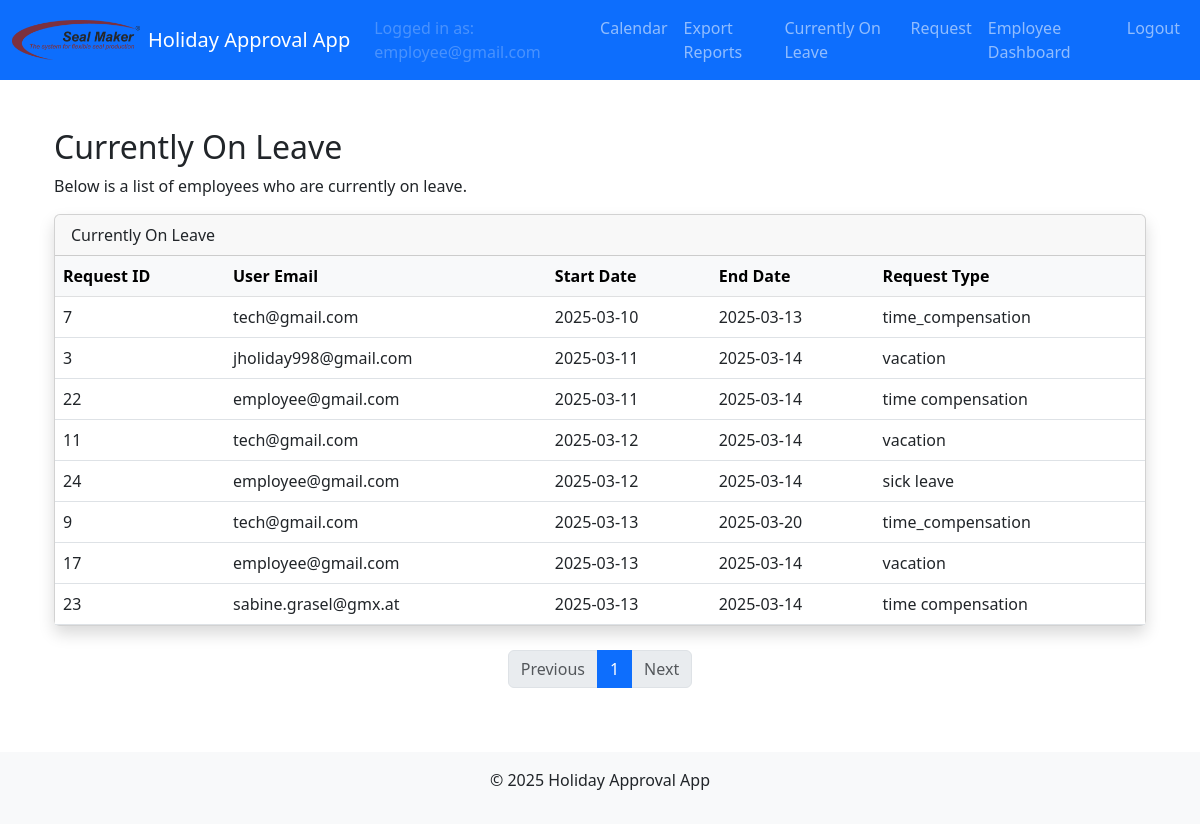
The app's page /currently_on_leave (signed in) with its own data.
### models.py (models this page shows, shortened)
class User(UserMixin, db.Model):
    id = db.Column(db.Integer, primary_key=True)
    email = db.Column(db.String(120), unique=True, nullable=False)
    name = db.Column(db.String(120), nullable=True)           # Full name field
    cost_center = db.Column(db.String(50), nullable=True)       # Cost center field
    password_hash = db.Column(db.String(128), nullable=False)
    role = db.Column(db.String(20), nullable=False)             # Roles: employee, supervisor, manager, admin, hr, sub-admin
    time_off_balance = db.Column(db.Float, nullable=False, default=20.0, server_default="20.0")
    active = db.Column(db.Boolean, nullable=False, default=True, server_default="1")
    department = db.Column(db.String(100), nullable=True)       # Department field
    force_password_reset = db.Column(db.Boolean, nullable=False, default=False, server_default="0")

class HolidayRequest(db.Model):
    id = db.Column(db.Integer, primary_key=True)
    user_id = db.Column(db.Integer, db.ForeignKey('user.id'), nullable=False)
    start_date = db.Column(db.Date, nullable=False)
    end_date = db.Column(db.Date, nullable=False)
    request_type = db.Column(db.String(50), nullable=False)  # e.g., 'vacation', 'time compensation'
    status = db.Column(db.String(20), nullable=False, default='pending')
    comment = db.Column(db.String(200))
    user = db.relationship('User', backref=db.backref('holiday_requests', lazy=True))

### main/routes.py (the view)
@main_bp.route('/currently_on_leave')
@login_required
def currently_on_leave():
    today = date.today()
    page = request.args.get('page', 1, type=int)
    ongoing_requests_query = HolidayRequest.query.filter(
        HolidayRequest.status == 'approved',
        HolidayRequest.start_date <= today,
        HolidayRequest.end_date >= today
    ).order_by(HolidayRequest.start_date.asc())
    ongoing_requests = ongoing_requests_query.paginate(page=page, per_page=15, error_out=False)
    return render_template('currently_on_leave.html', ongoing_requests=ongoing_requests)

### app.py (called while the page is built)
def create_app():
    app = Flask(__name__)
    app.config.from_object(Config)
    db.init_app(app)
    migrate.init_app(app, db)
    login_manager.init_app(app)
    bcrypt.init_app(app)
    mail.init_app(app)
    login_manager.login_view = 'auth.login'
    @login_manager.user_loader
    def load_user(user_id):
        return User.query.get(int(user_id))
    from auth.routes import auth_bp
    from main.routes import main_bp
    from admin.routes import admin_bp
    from hr.routes import hr_bp
    app.register_blueprint(auth_bp)
    app.register_blueprint(main_bp)
    app.register_blueprint(admin_bp)
    app.register_blueprint(hr_bp)
    return app

### templates/currently_on_leave.html
{% extends "layout.html" %}
{% block content %}
<div class="container py-4">
  <h2>Currently On Leave</h2>
  <p>Below is a list of employees who are currently on leave.</p>
  <div class="card shadow mb-4">
    <div class="card-header">Currently On Leave</div>
    <div class="card-body p-0">
      <div class="table-responsive">
        <table class="table table-hover mb-0">
          <thead class="table-light">
            <tr>
              <th>Request ID</th>
              <th>User Email</th>
              <th>Start Date</th>
              <th>End Date</th>
              <th>Request Type</th>
            </tr>
          </thead>
          <tbody>
            {% for req in ongoing_requests.items %}
            <tr>
              <td>{{ req.id }}</td>
              <td>{{ req.user.email }}</td>
              <td>{{ req.start_date }}</td>
              <td>{{ req.end_date }}</td>
              <td>{{ req.request_type }}</td>
            </tr>
            {% endfor %}
          </tbody>
        </table>
      </div>
    </div>
  </div>
  <nav aria-label="On Leave Pagination">
    <ul class="pagination justify-content-center">
      {% if ongoing_requests.has_prev %}
        <li class="page-item">
          <a class="page-link" href="{{ url_for('main.currently_on_leave', page=ongoing_requests.prev_num) }}">Previous</a>
        </li>
      {% else %}
        <li class="page-item disabled"><span class="page-link">Previous</span></li>
      {% endif %}
      {% for p in ongoing_requests.iter_pages(left_edge=2, right_edge=2, left_current=2, right_current=2) %}
        {% if p %}
          {% if p == ongoing_requests.page %}
            <li class="page-item active"><span class="page-link">{{ p }}</span></li>
          {% else %}
            <li class="page-item"><a class="page-link" href="{{ url_for('main.currently_on_leave', page=p) }}">{{ p }}</a></li>
          {% endif %}
        {% else %}
          <li class="page-item disabled"><span class="page-link">…</span></li>
        {% endif %}
      {% endfor %}
      {% if ongoing_requests.has_next %}
        <li class="page-item">
          <a class="page-link" href="{{ url_for('main.currently_on_leave', page=ongoing_requests.next_num) }}">Next</a>
        </li>
      {% else %}
        <li class="page-item disabled"><span class="page-link">Next</span></li>
      {% endif %}
    </ul>
  </nav>
</div>
{% endblock %}

### templates/layout.html (shortened to what this page needs)
<!doctype html>
<html lang="en">
  <head>
    <link
      href="https://cdn.jsdelivr.net/npm/bootstrap@5.3.0/dist/css/bootstrap.min.css"
      rel="stylesheet"
    >
    <link rel="stylesheet" href="{{ url_for('static', filename='css/styles.css') }}">
  </head>
  <body>
    <nav class="navbar navbar-expand-lg navbar-dark bg-primary">
      <div class="container-fluid">
        <a class="navbar-brand d-flex align-items-center" href="{{ url_for('main.calendar') }}">
          <img
            src="{{ url_for('static', filename='img/logo.png') }}"
            alt="Company Logo"
            height="40"
            class="me-2"
          >
          <span>Holiday Approval App</span>
        </a>
        <div class="collapse navbar-collapse" id="navbarSupportedContent">
          <ul class="navbar-nav ms-auto">
            {% if current_user.is_authenticated %}
              <li class="nav-item">
                <span class="nav-link disabled">
                  Logged in as: {{ current_user.email }}
                </span>
              </li>
              <li class="nav-item">
                <a class="nav-link" href="{{ url_for('main.calendar') }}">Calendar</a>
              </li>
              <li class="nav-item">
                <a class="nav-link" href="{{ url_for('main.export_reports') }}">Export Reports</a>
              </li>
              <li class="nav-item">
                <a class="nav-link" href="{{ url_for('main.currently_on_leave') }}">Currently On Leave</a>
              </li>
              {% if current_user.role == 'employee' %}
                <li class="nav-item">
                  <a class="nav-link" href="{{ url_for('main.new_holiday_request') }}">Request</a>
                </li>
                <li class="nav-item">
                  <a class="nav-link" href="{{ url_for('main.employee_dashboard') }}">Employee Dashboard</a>
                </li>
              {% elif current_user.role == 'supervisor' %}
                <li class="nav-item">
                  <a class="nav-link" href="{{ url_for('main.supervisor_dashboard') }}">Supervisor Dashboard</a>
                </li>
              {% elif current_user.role == 'manager' %}
                <li class="nav-item">
                  <a class="nav-link" href="{{ url_for('main.manager_dashboard') }}">Manager Dashboard</a>
                </li>
              {% elif current_user.role == 'admin' %}
                <li class="nav-item">
                  <a class="nav-link" href="{{ url_for('admin.dashboard') }}">Admin Dashboard</a>
                </li>
              {% elif current_user.role == 'hr' %}
                <li class="nav-item">
                  <a class="nav-link" href="{{ url_for('hr.dashboard') }}">HR Dashboard</a>
                </li>
              {% elif current_user.role == 'management' %}
                <li class="nav-item">
                  <a class="nav-link" href="{{ url_for('main.management_dashboard') }}">Management Dashboard</a>
                </li>
              {% endif %}
              <li class="nav-item">
                <a class="nav-link" href="{{ url_for('auth.logout') }}">Logout</a>
              </li>
            {% else %}
              <li class="nav-item">
                <a class="nav-link" href="{{ url_for('auth.login') }}">Login</a>
              </li>
            {% endif %}
          </ul>
        </div>
      </div>
    </nav>
    <div class="container my-4">
      {% block content %}{% endblock %}
    </div>
    <footer class="bg-light text-center p-3">
      <div class="container">
        <p>&copy; 2025 Holiday Approval App</p>
      </div>
    </footer>
  </body>
</html>

### static/css/styles.css (style rules this page uses)
:root { --bs-primary: #800020; }

### records on screen
User: email "employee@gmail.com"
HolidayRequest: id "7", user.email "tech@gmail.com", start_date "2025-03-10", end_date "2025-03-13", request_type "time_compensation"
HolidayRequest: id "3", user.email "jholiday998@gmail.com", start_date "2025-03-11", end_date "2025-03-14", request_type "vacation"
HolidayRequest: id "22", user.email "employee@gmail.com", start_date "2025-03-11", end_date "2025-03-14", request_type "time compensation"
HolidayRequest: id "11", user.email "tech@gmail.com", start_date "2025-03-12", end_date "2025-03-14", request_type "vacation"
HolidayRequest: id "24", user.email "employee@gmail.com", start_date "2025-03-12", end_date "2025-03-14", request_type "sick leave"
HolidayRequest: id "9", user.email "tech@gmail.com", start_date "2025-03-13", end_date "2025-03-20", request_type "time_compensation"
HolidayRequest: id "17", user.email "employee@gmail.com", start_date "2025-03-13", end_date "2025-03-14", request_type "vacation"
HolidayRequest: id "23", user.email "sabine.grasel@gmx.at", start_date "2025-03-13", end_date "2025-03-14", request_type "time compensation"

### other values on screen
{{ p }} "1"
